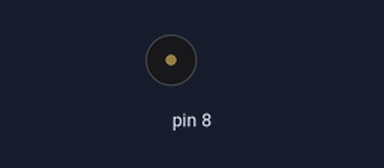
A sketch run on a simulated Arduino Uno, built with avr-gcc and run on an emulated ATmega328P. Parts: buzzer (waves = sounding).

Above: at 2.3 s.
At 7.12 s:
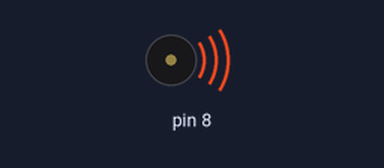
Timing chart, 0 to 7.5 s (numbered marks = the images above):
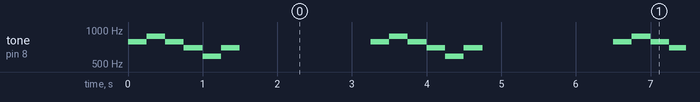

The sketch:

passive_buzzer.ino
```cpp
#include "pitches.h"

void setup() {
}

void loop() {
  tone(8, NOTE_G5, 250);
  delay(250);
  tone(8, NOTE_A5, 250);
  delay(250);
  tone(8, NOTE_G5, 250);
  delay(250);
  tone(8, NOTE_F5, 250);
  delay(250);
  tone(8, NOTE_D5, 250);
  delay(250);
  tone(8, NOTE_F5, 250);

  delay(2000);
}
```

Measured:
- by itself, tone on pin 8: repeats every 3.3 s: 880 Hz 0.25 s, 784 Hz 0.25 s, 698 Hz 0.25 s, 587 Hz 0.25 s, 698 Hz 0.25 s, silent 1.8 s, 784 Hz 0.25 s
